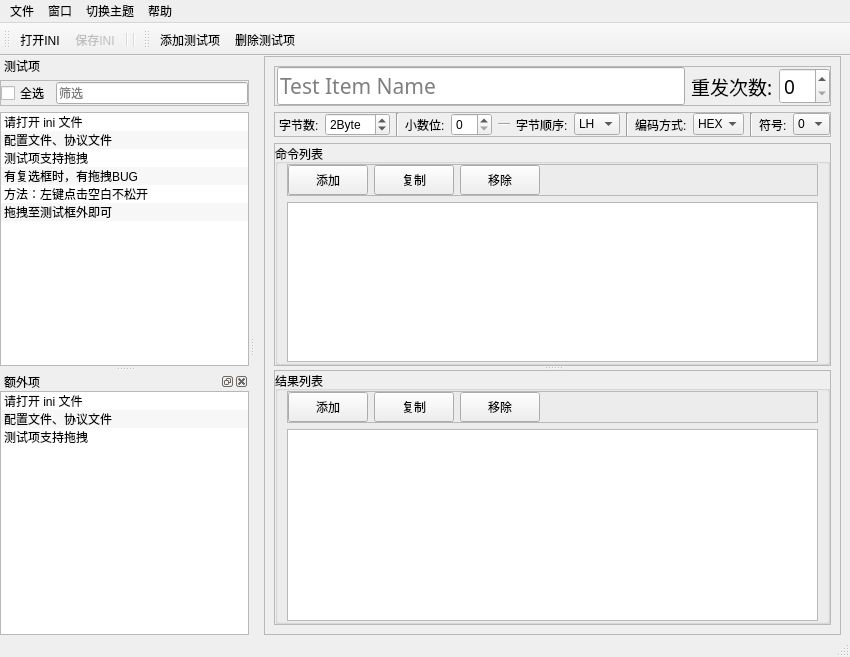
<?xml version="1.0" encoding="UTF-8"?>
<ui version="4.0">
 <class>MainWindow</class>
 <widget class="QMainWindow" name="MainWindow">
  <property name="geometry">
   <rect>
    <x>0</x>
    <y>0</y>
    <width>850</width>
    <height>657</height>
   </rect>
  </property>
  <property name="windowTitle">
   <string>LabViewIniEditor-Demo</string>
  </property>
  <property name="dockNestingEnabled">
   <bool>true</bool>
  </property>
  <widget class="QWidget" name="centralwidget">
   <layout class="QGridLayout" name="gridLayout_8">
    <property name="topMargin">
     <number>0</number>
    </property>
    <property name="bottomMargin">
     <number>0</number>
    </property>
    <item row="0" column="0">
     <widget class="QFrame" name="frame_3">
      <property name="sizePolicy">
       <sizepolicy hsizetype="Preferred" vsizetype="Preferred">
        <horstretch>1</horstretch>
        <verstretch>1</verstretch>
       </sizepolicy>
      </property>
      <property name="frameShape">
       <enum>QFrame::StyledPanel</enum>
      </property>
      <property name="frameShadow">
       <enum>QFrame::Raised</enum>
      </property>
      <layout class="QVBoxLayout" name="verticalLayout">
       <item>
        <widget class="QFrame" name="frame">
         <property name="sizePolicy">
          <sizepolicy hsizetype="Expanding" vsizetype="Fixed">
           <horstretch>1</horstretch>
           <verstretch>0</verstretch>
          </sizepolicy>
         </property>
         <property name="frameShape">
          <enum>QFrame::StyledPanel</enum>
         </property>
         <property name="frameShadow">
          <enum>QFrame::Raised</enum>
         </property>
         <layout class="QHBoxLayout" name="horizontalLayout_2">
          <property name="leftMargin">
           <number>2</number>
          </property>
          <property name="topMargin">
           <number>0</number>
          </property>
          <property name="rightMargin">
           <number>0</number>
          </property>
          <property name="bottomMargin">
           <number>0</number>
          </property>
          <item>
           <widget class="QLineEdit" name="leTestItemName">
            <property name="sizePolicy">
             <sizepolicy hsizetype="Expanding" vsizetype="Fixed">
              <horstretch>1</horstretch>
              <verstretch>0</verstretch>
             </sizepolicy>
            </property>
            <property name="minimumSize">
             <size>
              <width>0</width>
              <height>0</height>
             </size>
            </property>
            <property name="font">
             <font>
              <family>阿里巴巴普惠体 M</family>
              <pointsize>16</pointsize>
             </font>
            </property>
            <property name="toolTip">
             <string>[测试项名称]</string>
            </property>
            <property name="placeholderText">
             <string>Test Item Name</string>
            </property>
           </widget>
          </item>
          <item>
           <widget class="QLabel" name="label_7">
            <property name="font">
             <font>
              <family>阿里巴巴普惠体 R</family>
              <pointsize>14</pointsize>
             </font>
            </property>
            <property name="text">
             <string>重发次数:</string>
            </property>
           </widget>
          </item>
          <item>
           <widget class="QSpinBox" name="spbxRepeatTimes">
            <property name="sizePolicy">
             <sizepolicy hsizetype="Fixed" vsizetype="Fixed">
              <horstretch>0</horstretch>
              <verstretch>0</verstretch>
             </sizepolicy>
            </property>
            <property name="font">
             <font>
              <family>阿里巴巴普惠体 R</family>
              <pointsize>14</pointsize>
             </font>
            </property>
            <property name="toolTip">
             <string>功能配置=重发次数( )</string>
            </property>
            <property name="suffix">
             <string/>
            </property>
            <property name="prefix">
             <string/>
            </property>
            <property name="value">
             <number>0</number>
            </property>
           </widget>
          </item>
         </layout>
        </widget>
       </item>
       <item>
        <widget class="QFrame" name="frame_6">
         <property name="frameShape">
          <enum>QFrame::StyledPanel</enum>
         </property>
         <property name="frameShadow">
          <enum>QFrame::Raised</enum>
         </property>
         <layout class="QHBoxLayout" name="horizontalLayout_3">
          <property name="leftMargin">
           <number>4</number>
          </property>
          <property name="topMargin">
           <number>0</number>
          </property>
          <property name="rightMargin">
           <number>0</number>
          </property>
          <property name="bottomMargin">
           <number>0</number>
          </property>
          <item>
           <widget class="QLabel" name="label_5">
            <property name="text">
             <string>字节数:</string>
            </property>
           </widget>
          </item>
          <item>
           <widget class="QSpinBox" name="spbxDataSize">
            <property name="toolTip">
             <string>数据占用字节的数</string>
            </property>
            <property name="suffix">
             <string>Byte</string>
            </property>
            <property name="prefix">
             <string/>
            </property>
            <property name="maximum">
             <number>99</number>
            </property>
            <property name="value">
             <number>2</number>
            </property>
           </widget>
          </item>
          <item>
           <widget class="Line" name="line">
            <property name="orientation">
             <enum>Qt::Vertical</enum>
            </property>
           </widget>
          </item>
          <item>
           <widget class="QLabel" name="label_6">
            <property name="text">
             <string>小数位:</string>
            </property>
           </widget>
          </item>
          <item>
           <widget class="QSpinBox" name="spbxDecPlace">
            <property name="toolTip">
             <string>小数点位置</string>
            </property>
            <property name="suffix">
             <string/>
            </property>
            <property name="prefix">
             <string/>
            </property>
            <property name="maximum">
             <number>99</number>
            </property>
            <property name="value">
             <number>0</number>
            </property>
           </widget>
          </item>
          <item>
           <spacer name="horizontalSpacer">
            <property name="orientation">
             <enum>Qt::Horizontal</enum>
            </property>
            <property name="sizeHint" stdset="0">
             <size>
              <width>40</width>
              <height>20</height>
             </size>
            </property>
           </spacer>
          </item>
          <item>
           <widget class="Line" name="line_2">
            <property name="minimumSize">
             <size>
              <width>12</width>
              <height>0</height>
             </size>
            </property>
            <property name="orientation">
             <enum>Qt::Horizontal</enum>
            </property>
           </widget>
          </item>
          <item>
           <spacer name="horizontalSpacer_2">
            <property name="orientation">
             <enum>Qt::Horizontal</enum>
            </property>
            <property name="sizeHint" stdset="0">
             <size>
              <width>40</width>
              <height>20</height>
             </size>
            </property>
           </spacer>
          </item>
          <item>
           <widget class="QLabel" name="label_4">
            <property name="text">
             <string>字节顺序:</string>
            </property>
           </widget>
          </item>
          <item>
           <widget class="QComboBox" name="spbxByteOrder">
            <property name="toolTip">
             <string>&lt;html&gt;&lt;head/&gt;&lt;body&gt;&lt;p&gt;字节顺序：&lt;/p&gt;&lt;p&gt;LH 低位在前，高位在后&lt;/p&gt;&lt;p&gt;HL 高位在前，低位在后&lt;/p&gt;&lt;/body&gt;&lt;/html&gt;</string>
            </property>
            <item>
             <property name="text">
              <string>LH</string>
             </property>
            </item>
            <item>
             <property name="text">
              <string>HL</string>
             </property>
            </item>
           </widget>
          </item>
          <item>
           <widget class="Line" name="line_3">
            <property name="orientation">
             <enum>Qt::Vertical</enum>
            </property>
           </widget>
          </item>
          <item>
           <widget class="QLabel" name="label_8">
            <property name="text">
             <string>编码方式:</string>
            </property>
           </widget>
          </item>
          <item>
           <widget class="QComboBox" name="cbEncode">
            <property name="minimumSize">
             <size>
              <width>51</width>
              <height>0</height>
             </size>
            </property>
            <property name="toolTip">
             <string>编码方式：HEX、Hex To String</string>
            </property>
            <property name="toolTipDuration">
             <number>-1</number>
            </property>
            <item>
             <property name="text">
              <string>HEX</string>
             </property>
            </item>
            <item>
             <property name="text">
              <string>H2S</string>
             </property>
            </item>
           </widget>
          </item>
          <item>
           <widget class="Line" name="line_5">
            <property name="orientation">
             <enum>Qt::Vertical</enum>
            </property>
           </widget>
          </item>
          <item>
           <widget class="QLabel" name="label_3">
            <property name="text">
             <string>符号:</string>
            </property>
           </widget>
          </item>
          <item>
           <widget class="QComboBox" name="cbSign">
            <property name="toolTip">
             <string>符号</string>
            </property>
            <property name="editable">
             <bool>false</bool>
            </property>
            <item>
             <property name="text">
              <string>0</string>
             </property>
            </item>
            <item>
             <property name="text">
              <string>1</string>
             </property>
            </item>
           </widget>
          </item>
         </layout>
        </widget>
       </item>
       <item>
        <widget class="QSplitter" name="splitter">
         <property name="orientation">
          <enum>Qt::Vertical</enum>
         </property>
         <widget class="QFrame" name="frame_5">
          <property name="sizePolicy">
           <sizepolicy hsizetype="Preferred" vsizetype="Expanding">
            <horstretch>1</horstretch>
            <verstretch>0</verstretch>
           </sizepolicy>
          </property>
          <property name="frameShape">
           <enum>QFrame::StyledPanel</enum>
          </property>
          <property name="frameShadow">
           <enum>QFrame::Raised</enum>
          </property>
          <layout class="QGridLayout" name="gridLayout">
           <property name="leftMargin">
            <number>0</number>
           </property>
           <property name="topMargin">
            <number>0</number>
           </property>
           <property name="rightMargin">
            <number>0</number>
           </property>
           <property name="bottomMargin">
            <number>0</number>
           </property>
           <item row="0" column="0">
            <widget class="QGroupBox" name="groupBox">
             <property name="sizePolicy">
              <sizepolicy hsizetype="Preferred" vsizetype="Expanding">
               <horstretch>0</horstretch>
               <verstretch>0</verstretch>
              </sizepolicy>
             </property>
             <property name="font">
              <font>
               <family>Microsoft YaHei UI</family>
              </font>
             </property>
             <property name="title">
              <string>命令列表</string>
             </property>
             <layout class="QGridLayout" name="gridLayout_7">
              <property name="leftMargin">
               <number>9</number>
              </property>
              <property name="topMargin">
               <number>0</number>
              </property>
              <property name="bottomMargin">
               <number>0</number>
              </property>
              <item row="3" column="0" colspan="3">
               <widget class="MyListWidget" name="lwTestCmd">
                <property name="toolTip">
                 <string>配置文件 [Test Item]</string>
                </property>
                <property name="editTriggers">
                 <set>QAbstractItemView::NoEditTriggers</set>
                </property>
                <property name="dragEnabled">
                 <bool>true</bool>
                </property>
                <property name="dragDropMode">
                 <enum>QAbstractItemView::InternalMove</enum>
                </property>
                <property name="defaultDropAction">
                 <enum>Qt::MoveAction</enum>
                </property>
                <property name="alternatingRowColors">
                 <bool>true</bool>
                </property>
                <property name="flow">
                 <enum>QListView::TopToBottom</enum>
                </property>
                <property name="isWrapping" stdset="0">
                 <bool>false</bool>
                </property>
                <property name="resizeMode">
                 <enum>QListView::Adjust</enum>
                </property>
                <property name="layoutMode">
                 <enum>QListView::SinglePass</enum>
                </property>
                <property name="gridSize">
                 <size>
                  <width>0</width>
                  <height>85</height>
                 </size>
                </property>
                <property name="viewMode">
                 <enum>QListView::ListMode</enum>
                </property>
                <property name="uniformItemSizes">
                 <bool>true</bool>
                </property>
                <property name="wordWrap">
                 <bool>false</bool>
                </property>
                <property name="selectionRectVisible">
                 <bool>false</bool>
                </property>
                <property name="sortingEnabled">
                 <bool>false</bool>
                </property>
               </widget>
              </item>
              <item row="1" column="0" colspan="3">
               <widget class="QFrame" name="frame_7">
                <property name="frameShape">
                 <enum>QFrame::StyledPanel</enum>
                </property>
                <property name="frameShadow">
                 <enum>QFrame::Raised</enum>
                </property>
                <layout class="QHBoxLayout" name="horizontalLayout_4">
                 <property name="leftMargin">
                  <number>0</number>
                 </property>
                 <property name="topMargin">
                  <number>0</number>
                 </property>
                 <property name="rightMargin">
                  <number>0</number>
                 </property>
                 <property name="bottomMargin">
                  <number>0</number>
                 </property>
                 <item>
                  <widget class="QPushButton" name="btnAddTestICmd">
                   <property name="minimumSize">
                    <size>
                     <width>0</width>
                     <height>30</height>
                    </size>
                   </property>
                   <property name="font">
                    <font>
                     <family>Microsoft YaHei UI</family>
                     <pointsize>9</pointsize>
                    </font>
                   </property>
                   <property name="toolTip">
                    <string>点击 添加命令</string>
                   </property>
                   <property name="text">
                    <string>添加</string>
                   </property>
                  </widget>
                 </item>
                 <item>
                  <widget class="QPushButton" name="btnCopyTestICmd">
                   <property name="minimumSize">
                    <size>
                     <width>0</width>
                     <height>30</height>
                    </size>
                   </property>
                   <property name="font">
                    <font>
                     <family>Microsoft YaHei UI</family>
                     <pointsize>9</pointsize>
                    </font>
                   </property>
                   <property name="toolTip">
                    <string>点击 添加命令</string>
                   </property>
                   <property name="text">
                    <string>复制</string>
                   </property>
                  </widget>
                 </item>
                 <item>
                  <widget class="QPushButton" name="btnRemoveTestICmd">
                   <property name="minimumSize">
                    <size>
                     <width>0</width>
                     <height>30</height>
                    </size>
                   </property>
                   <property name="font">
                    <font>
                     <family>Microsoft YaHei UI</family>
                     <pointsize>9</pointsize>
                    </font>
                   </property>
                   <property name="toolTip">
                    <string>点击 添加命令</string>
                   </property>
                   <property name="text">
                    <string>移除</string>
                   </property>
                  </widget>
                 </item>
                 <item>
                  <spacer name="horizontalSpacer_3">
                   <property name="orientation">
                    <enum>Qt::Horizontal</enum>
                   </property>
                   <property name="sizeHint" stdset="0">
                    <size>
                     <width>40</width>
                     <height>20</height>
                    </size>
                   </property>
                  </spacer>
                 </item>
                </layout>
               </widget>
              </item>
             </layout>
            </widget>
           </item>
          </layout>
         </widget>
         <widget class="QFrame" name="frame_4">
          <property name="sizePolicy">
           <sizepolicy hsizetype="Preferred" vsizetype="Minimum">
            <horstretch>1</horstretch>
            <verstretch>0</verstretch>
           </sizepolicy>
          </property>
          <property name="sizeIncrement">
           <size>
            <width>0</width>
            <height>0</height>
           </size>
          </property>
          <property name="frameShape">
           <enum>QFrame::StyledPanel</enum>
          </property>
          <property name="frameShadow">
           <enum>QFrame::Raised</enum>
          </property>
          <layout class="QGridLayout" name="gridLayout_3">
           <property name="leftMargin">
            <number>0</number>
           </property>
           <property name="topMargin">
            <number>0</number>
           </property>
           <property name="rightMargin">
            <number>0</number>
           </property>
           <property name="bottomMargin">
            <number>0</number>
           </property>
           <item row="0" column="1">
            <widget class="QGroupBox" name="groupBox_2">
             <property name="sizePolicy">
              <sizepolicy hsizetype="Preferred" vsizetype="Minimum">
               <horstretch>0</horstretch>
               <verstretch>0</verstretch>
              </sizepolicy>
             </property>
             <property name="font">
              <font>
               <family>Microsoft YaHei UI</family>
              </font>
             </property>
             <property name="title">
              <string>结果列表</string>
             </property>
             <layout class="QGridLayout" name="gridLayout_5">
              <property name="topMargin">
               <number>0</number>
              </property>
              <property name="bottomMargin">
               <number>0</number>
              </property>
              <item row="2" column="0" colspan="3">
               <widget class="MyListWidget" name="lwTestResult">
                <property name="toolTip">
                 <string>配置文件 [Test Item]</string>
                </property>
                <property name="editTriggers">
                 <set>QAbstractItemView::NoEditTriggers</set>
                </property>
                <property name="dragEnabled">
                 <bool>true</bool>
                </property>
                <property name="dragDropMode">
                 <enum>QAbstractItemView::InternalMove</enum>
                </property>
                <property name="defaultDropAction">
                 <enum>Qt::MoveAction</enum>
                </property>
                <property name="alternatingRowColors">
                 <bool>true</bool>
                </property>
                <property name="flow">
                 <enum>QListView::TopToBottom</enum>
                </property>
                <property name="isWrapping" stdset="0">
                 <bool>false</bool>
                </property>
                <property name="resizeMode">
                 <enum>QListView::Adjust</enum>
                </property>
                <property name="layoutMode">
                 <enum>QListView::SinglePass</enum>
                </property>
                <property name="gridSize">
                 <size>
                  <width>0</width>
                  <height>60</height>
                 </size>
                </property>
                <property name="viewMode">
                 <enum>QListView::ListMode</enum>
                </property>
                <property name="uniformItemSizes">
                 <bool>true</bool>
                </property>
                <property name="wordWrap">
                 <bool>false</bool>
                </property>
                <property name="selectionRectVisible">
                 <bool>false</bool>
                </property>
                <property name="sortingEnabled">
                 <bool>false</bool>
                </property>
               </widget>
              </item>
              <item row="0" column="0" rowspan="2" colspan="3">
               <widget class="QFrame" name="frame_8">
                <property name="frameShape">
                 <enum>QFrame::StyledPanel</enum>
                </property>
                <property name="frameShadow">
                 <enum>QFrame::Raised</enum>
                </property>
                <layout class="QGridLayout" name="gridLayout_4">
                 <property name="leftMargin">
                  <number>0</number>
                 </property>
                 <property name="topMargin">
                  <number>0</number>
                 </property>
                 <property name="rightMargin">
                  <number>0</number>
                 </property>
                 <property name="bottomMargin">
                  <number>0</number>
                 </property>
                 <item row="0" column="3">
                  <widget class="QPushButton" name="btnRemoveTestIResult">
                   <property name="minimumSize">
                    <size>
                     <width>0</width>
                     <height>30</height>
                    </size>
                   </property>
                   <property name="font">
                    <font>
                     <family>Microsoft YaHei UI</family>
                     <pointsize>9</pointsize>
                    </font>
                   </property>
                   <property name="toolTip">
                    <string>点击 添加命令</string>
                   </property>
                   <property name="text">
                    <string>移除</string>
                   </property>
                  </widget>
                 </item>
                 <item row="0" column="1">
                  <widget class="QPushButton" name="btnAddTestResult">
                   <property name="minimumSize">
                    <size>
                     <width>0</width>
                     <height>30</height>
                    </size>
                   </property>
                   <property name="font">
                    <font>
                     <family>Microsoft YaHei UI</family>
                     <pointsize>9</pointsize>
                    </font>
                   </property>
                   <property name="toolTip">
                    <string>点击 添加命令</string>
                   </property>
                   <property name="text">
                    <string>添加</string>
                   </property>
                  </widget>
                 </item>
                 <item row="0" column="2">
                  <widget class="QPushButton" name="btnCopyTestIResult">
                   <property name="minimumSize">
                    <size>
                     <width>0</width>
                     <height>30</height>
                    </size>
                   </property>
                   <property name="font">
                    <font>
                     <family>Microsoft YaHei UI</family>
                     <pointsize>9</pointsize>
                    </font>
                   </property>
                   <property name="toolTip">
                    <string>点击 添加命令</string>
                   </property>
                   <property name="text">
                    <string>复制</string>
                   </property>
                  </widget>
                 </item>
                 <item row="0" column="4">
                  <spacer name="horizontalSpacer_4">
                   <property name="orientation">
                    <enum>Qt::Horizontal</enum>
                   </property>
                   <property name="sizeHint" stdset="0">
                    <size>
                     <width>40</width>
                     <height>20</height>
                    </size>
                   </property>
                  </spacer>
                 </item>
                </layout>
               </widget>
              </item>
             </layout>
            </widget>
           </item>
          </layout>
         </widget>
        </widget>
       </item>
      </layout>
     </widget>
    </item>
   </layout>
  </widget>
  <widget class="QMenuBar" name="menubar">
   <property name="geometry">
    <rect>
     <x>0</x>
     <y>0</y>
     <width>850</width>
     <height>22</height>
    </rect>
   </property>
   <widget class="QMenu" name="menu">
    <property name="title">
     <string>文件</string>
    </property>
    <addaction name="actOpenIni"/>
    <addaction name="separator"/>
    <addaction name="actSave"/>
    <addaction name="action_9"/>
    <addaction name="separator"/>
    <addaction name="action_SSCOM"/>
    <addaction name="action"/>
    <addaction name="separator"/>
    <addaction name="action_4"/>
   </widget>
   <widget class="QMenu" name="menu_2">
    <property name="title">
     <string>切换主题</string>
    </property>
    <addaction name="action_8"/>
    <addaction name="action_7"/>
    <addaction name="action_5"/>
    <addaction name="action_6"/>
   </widget>
   <widget class="QMenu" name="menuOptions">
    <property name="title">
     <string>窗口</string>
    </property>
    <addaction name="actSownExtTestItem"/>
   </widget>
   <widget class="QMenu" name="menu_3">
    <property name="title">
     <string>帮助</string>
    </property>
    <addaction name="actAbout"/>
   </widget>
   <addaction name="menu"/>
   <addaction name="menuOptions"/>
   <addaction name="menu_2"/>
   <addaction name="menu_3"/>
  </widget>
  <widget class="QStatusBar" name="statusbar"/>
  <widget class="QToolBar" name="toolBar">
   <property name="font">
    <font>
     <family>Microsoft YaHei UI</family>
    </font>
   </property>
   <property name="windowTitle">
    <string>toolBar</string>
   </property>
   <attribute name="toolBarArea">
    <enum>TopToolBarArea</enum>
   </attribute>
   <attribute name="toolBarBreak">
    <bool>false</bool>
   </attribute>
   <addaction name="actOpenIni"/>
   <addaction name="actSave"/>
   <addaction name="separator"/>
   <addaction name="separator"/>
  </widget>
  <widget class="QDockWidget" name="dockWidget">
   <property name="toolTip">
    <string>配置文件 [Test Item]</string>
   </property>
   <property name="features">
    <set>QDockWidget::DockWidgetMovable</set>
   </property>
   <property name="windowTitle">
    <string>测试项</string>
   </property>
   <attribute name="dockWidgetArea">
    <number>1</number>
   </attribute>
   <widget class="QWidget" name="dockWidgetContents">
    <layout class="QGridLayout" name="gridLayout_2">
     <property name="leftMargin">
      <number>0</number>
     </property>
     <property name="topMargin">
      <number>5</number>
     </property>
     <property name="rightMargin">
      <number>0</number>
     </property>
     <property name="bottomMargin">
      <number>0</number>
     </property>
     <item row="0" column="0">
      <widget class="QFrame" name="frame_2">
       <property name="frameShape">
        <enum>QFrame::StyledPanel</enum>
       </property>
       <property name="frameShadow">
        <enum>QFrame::Raised</enum>
       </property>
       <layout class="QHBoxLayout" name="horizontalLayout">
        <property name="spacing">
         <number>6</number>
        </property>
        <property name="leftMargin">
         <number>0</number>
        </property>
        <property name="topMargin">
         <number>0</number>
        </property>
        <property name="rightMargin">
         <number>0</number>
        </property>
        <property name="bottomMargin">
         <number>0</number>
        </property>
        <item>
         <widget class="QCheckBox" name="checkBox">
          <property name="text">
           <string>全选</string>
          </property>
         </widget>
        </item>
        <item>
         <widget class="QLineEdit" name="lineEdit">
          <property name="toolTip">
           <string>筛选</string>
          </property>
          <property name="placeholderText">
           <string>筛选</string>
          </property>
         </widget>
        </item>
       </layout>
      </widget>
     </item>
     <item row="1" column="0">
      <widget class="MyListWidget" name="lwlTestItemList">
       <property name="toolTip">
        <string>配置文件 [Test Item]</string>
       </property>
       <property name="editTriggers">
        <set>QAbstractItemView::NoEditTriggers</set>
       </property>
       <property name="dragEnabled">
        <bool>true</bool>
       </property>
       <property name="dragDropMode">
        <enum>QAbstractItemView::DragDrop</enum>
       </property>
       <property name="defaultDropAction">
        <enum>Qt::MoveAction</enum>
       </property>
       <property name="alternatingRowColors">
        <bool>true</bool>
       </property>
       <item>
        <property name="text">
         <string>请打开 ini 文件</string>
        </property>
       </item>
       <item>
        <property name="text">
         <string>配置文件、协议文件</string>
        </property>
       </item>
       <item>
        <property name="text">
         <string>测试项支持拖拽</string>
        </property>
       </item>
       <item>
        <property name="text">
         <string>有复选框时，有拖拽BUG</string>
        </property>
       </item>
       <item>
        <property name="text">
         <string>方法：左键点击空白不松开</string>
        </property>
       </item>
       <item>
        <property name="text">
         <string>拖拽至测试框外即可</string>
        </property>
       </item>
      </widget>
     </item>
    </layout>
   </widget>
  </widget>
  <widget class="QDockWidget" name="dwTestPool">
   <property name="toolTip">
    <string>协议文件</string>
   </property>
   <property name="features">
    <set>QDockWidget::AllDockWidgetFeatures</set>
   </property>
   <property name="windowTitle">
    <string>额外项</string>
   </property>
   <attribute name="dockWidgetArea">
    <number>1</number>
   </attribute>
   <widget class="QWidget" name="dockWidgetContents_9">
    <layout class="QGridLayout" name="gridLayout_6">
     <property name="leftMargin">
      <number>0</number>
     </property>
     <property name="topMargin">
      <number>0</number>
     </property>
     <property name="rightMargin">
      <number>0</number>
     </property>
     <property name="bottomMargin">
      <number>0</number>
     </property>
     <item row="1" column="0">
      <widget class="MyListWidget" name="lwlTestItemPool">
       <property name="toolTip">
        <string>协议文件 未使用的 测试项</string>
       </property>
       <property name="editTriggers">
        <set>QAbstractItemView::NoEditTriggers</set>
       </property>
       <property name="dragEnabled">
        <bool>true</bool>
       </property>
       <property name="dragDropMode">
        <enum>QAbstractItemView::DragDrop</enum>
       </property>
       <property name="defaultDropAction">
        <enum>Qt::MoveAction</enum>
       </property>
       <property name="alternatingRowColors">
        <bool>true</bool>
       </property>
       <item>
        <property name="text">
         <string>请打开 ini 文件</string>
        </property>
       </item>
       <item>
        <property name="text">
         <string>配置文件、协议文件</string>
        </property>
       </item>
       <item>
        <property name="text">
         <string>测试项支持拖拽</string>
        </property>
       </item>
      </widget>
     </item>
    </layout>
   </widget>
  </widget>
  <widget class="QToolBar" name="toolBar_2">
   <property name="font">
    <font>
     <family>Microsoft YaHei UI</family>
    </font>
   </property>
   <property name="windowTitle">
    <string>toolBar_2</string>
   </property>
   <attribute name="toolBarArea">
    <enum>TopToolBarArea</enum>
   </attribute>
   <attribute name="toolBarBreak">
    <bool>false</bool>
   </attribute>
   <addaction name="actTestItemAdd"/>
   <addaction name="actTestItemDelete"/>
  </widget>
  <action name="actOpenIni">
   <property name="text">
    <string>打开INI</string>
   </property>
   <property name="shortcut">
    <string>Ctrl+O</string>
   </property>
  </action>
  <action name="actSave">
   <property name="checkable">
    <bool>false</bool>
   </property>
   <property name="enabled">
    <bool>false</bool>
   </property>
   <property name="text">
    <string>保存INI</string>
   </property>
   <property name="shortcut">
    <string>Ctrl+S</string>
   </property>
  </action>
  <action name="action_4">
   <property name="enabled">
    <bool>false</bool>
   </property>
   <property name="text">
    <string>退出软件</string>
   </property>
  </action>
  <action name="action_5">
   <property name="checkable">
    <bool>true</bool>
   </property>
   <property name="enabled">
    <bool>false</bool>
   </property>
   <property name="text">
    <string>天蓝</string>
   </property>
  </action>
  <action name="action_6">
   <property name="checkable">
    <bool>true</bool>
   </property>
   <property name="enabled">
    <bool>false</bool>
   </property>
   <property name="text">
    <string>暗黑</string>
   </property>
  </action>
  <action name="action_7">
   <property name="checkable">
    <bool>true</bool>
   </property>
   <property name="enabled">
    <bool>false</bool>
   </property>
   <property name="text">
    <string>白灰</string>
   </property>
  </action>
  <action name="action_8">
   <property name="checkable">
    <bool>true</bool>
   </property>
   <property name="checked">
    <bool>true</bool>
   </property>
   <property name="enabled">
    <bool>false</bool>
   </property>
   <property name="text">
    <string>原生</string>
   </property>
  </action>
  <action name="action_9">
   <property name="checkable">
    <bool>true</bool>
   </property>
   <property name="enabled">
    <bool>false</bool>
   </property>
   <property name="text">
    <string>自动保存</string>
   </property>
  </action>
  <action name="actTestItemAdd">
   <property name="text">
    <string>添加测试项</string>
   </property>
   <property name="shortcut">
    <string>Ctrl+N</string>
   </property>
  </action>
  <action name="actTestItemDelete">
   <property name="text">
    <string>删除测试项</string>
   </property>
   <property name="shortcut">
    <string>Del</string>
   </property>
  </action>
  <action name="actCmdAdd">
   <property name="text">
    <string>添加指令</string>
   </property>
  </action>
  <action name="actCmdRemove">
   <property name="text">
    <string>移除指令</string>
   </property>
  </action>
  <action name="actSownExtTestItem">
   <property name="checkable">
    <bool>true</bool>
   </property>
   <property name="checked">
    <bool>true</bool>
   </property>
   <property name="text">
    <string>额外测试项</string>
   </property>
  </action>
  <action name="actAbout">
   <property name="text">
    <string>关于</string>
   </property>
  </action>
  <action name="action_SSCOM">
   <property name="enabled">
    <bool>false</bool>
   </property>
   <property name="text">
    <string>导出SSCOM格式(*.ini)</string>
   </property>
  </action>
  <action name="action">
   <property name="enabled">
    <bool>false</bool>
   </property>
   <property name="text">
    <string>导出格西烽火格式(*.bsp)</string>
   </property>
  </action>
 </widget>
 <customwidgets>
  <customwidget>
   <class>MyListWidget</class>
   <extends>QListWidget</extends>
   <header location="global">mylistwidget.h</header>
  </customwidget>
 </customwidgets>
 <resources/>
 <connections/>
</ui>
